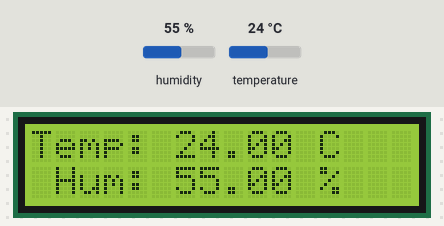
This sketch was run on a simulated ESP32. On the bench: 16×2 character LCD. Inputs (shaded band) come from the test bench; at power-on: humidity 55 %, temperature 24 °C. WiFi joins after 1.5 s; servers stay silent unless stated; random numbers use the default seed unless the sketch sets one; no MQTT or app messages arrive unless stated; what the sketch prints to the serial monitor is not drawn.

Above: at 4.8 s.
4.9 s: humidity set to 22 %
At 12.9 s:
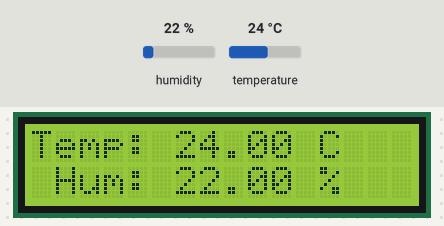
14.2 s: temperature set to 12 °C
At 21.6 s:
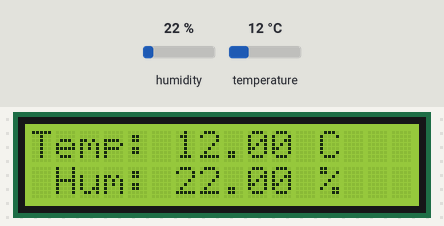
23.5 s: humidity set to 40 %
At 30.3 s:
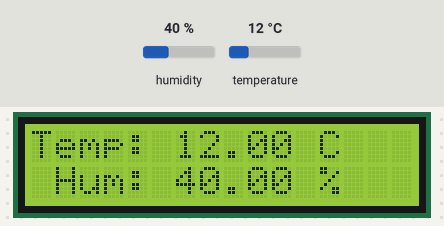
32.8 s: temperature set to 19 °C
At 37.8 s:
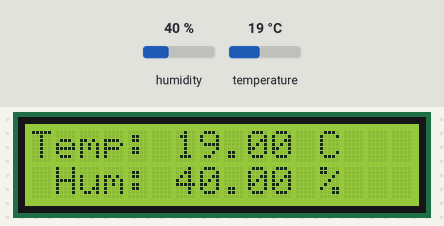

The sketch:

esp32_temperatura_umidade.ino
```cpp
/**
 * Script que faz a leitura dos dados do sensor DHT11 e enviar informações
 * de temperatura e umidade via protocolo MQTT
 *
 * Links úteis das bibliotecas:
 * - PubSub: https://pubsubclient.knolleary.net/api
 * - WiFi: https://github.com/espressif/arduino-esp32/tree/master/libraries/WiFi
 * - Instalação esp32 no arduino ide: https://dl.espressif.com/dl/package_esp32_index.json
 */

#include <PubSubClient.h>
#include <LiquidCrystal_I2C.h>
#include <WiFi.h>
#include <DHT.h>

#define DHTPIN 4
#define DHTTYPE DHT11

WiFiClient espClient;
PubSubClient client(espClient);
DHT dht(DHTPIN, DHTTYPE);

int lcdColumns = 16;
int lcdRows = 2;
LiquidCrystal_I2C lcd(0x27, lcdColumns, lcdRows);

void setupWiFi() {
  //   WiFi.begin("Moto G (5S) 1511", "clayste2112");
  WiFi.begin("moto22", "moisesdcil");

  if (WiFi.status() == WL_CONNECTED) {
    Serial.println("Conectado à rede WiFI.");
  } else {
    while (WiFi.status() != WL_CONNECTED) {
      delay(1000);
      Serial.println("Conectando WiFi...");
    }
  }
}

void setupMqtt() {
  client.setServer("broker.hivemq.com", 1883);

  while (!client.connected()) {
    String clientId = "ESP8266Client-";
    clientId += String(random(0xffff), HEX);

    if (client.connect(clientId.c_str())) {
      Serial.println("Conectado ao broker MQTT!");
    } else {
      Serial.print("Falha na conexão. Código de erro: ");
      Serial.println(client.state());
      delay(2000);
    }
  }
}

void limparLcd() {
  lcd.clear();
  lcd.setCursor(0, 0);
  lcd.print(" Buscando Dados ");

  for (int i=0; i < 16; i++) {
    delay(200);
    lcd.setCursor(i, 1);
    lcd.print(".");
  }
}

void mostrarDadosLcd(float umidade, float temperatura) {
  String temp = "Temp: " + String(temperatura) + " C";
  String umi = " Hum: " + String(umidade) + " %";
  lcd.clear();
  lcd.setCursor(0, 0);
  lcd.print(temp);
  lcd.setCursor(0, 1);
  lcd.print(umi);
}

void enviarDadosBroker() {
  float umidade = dht.readHumidity();
  float temperatura = dht.readTemperature();
  mostrarDadosLcd(umidade, temperatura);

  char dados[50];
  sprintf(dados, "%.2f|%.2f", temperatura, umidade);

  char topico[] = "senai_temp_umid";
  client.publish(topico, dados);

  delay(3000);
  client.publish(topico, "0.00|0.00");
  limparLcd();
}

void setup() {
  Serial.begin(115200);

  setupWiFi();
  setupMqtt();

  dht.begin();

  lcd.init();
  lcd.begin(16, 2);
  lcd.backlight();
}

void loop() {
  client.loop();
  delay(2000);
  enviarDadosBroker();
}
```

Measured:
- what the display in image 3 shows lasts 3.0 s, from 29.1 s to 32.1 s
